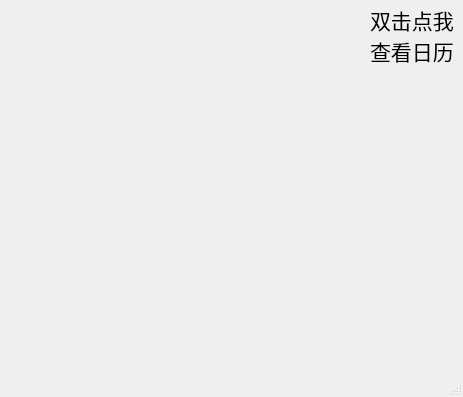
<?xml version="1.0" encoding="UTF-8"?>
<ui version="4.0">
 <class>BackGround</class>
 <widget class="QMainWindow" name="BackGround">
  <property name="geometry">
   <rect>
    <x>0</x>
    <y>0</y>
    <width>463</width>
    <height>397</height>
   </rect>
  </property>
  <property name="windowTitle">
   <string>BackGround</string>
  </property>
  <widget class="QWidget" name="centralwidget">
   <widget class="QLabel" name="label">
    <property name="geometry">
     <rect>
      <x>370</x>
      <y>0</y>
      <width>101</width>
      <height>71</height>
     </rect>
    </property>
    <property name="font">
     <font>
      <family>Gabriola</family>
      <pointsize>16</pointsize>
     </font>
    </property>
    <property name="text">
     <string>双击点我
查看日历</string>
    </property>
   </widget>
  </widget>
  <widget class="QMenuBar" name="menubar">
   <property name="geometry">
    <rect>
     <x>0</x>
     <y>0</y>
     <width>463</width>
     <height>17</height>
    </rect>
   </property>
  </widget>
  <widget class="QStatusBar" name="statusbar"/>
 </widget>
 <resources/>
 <connections/>
</ui>
